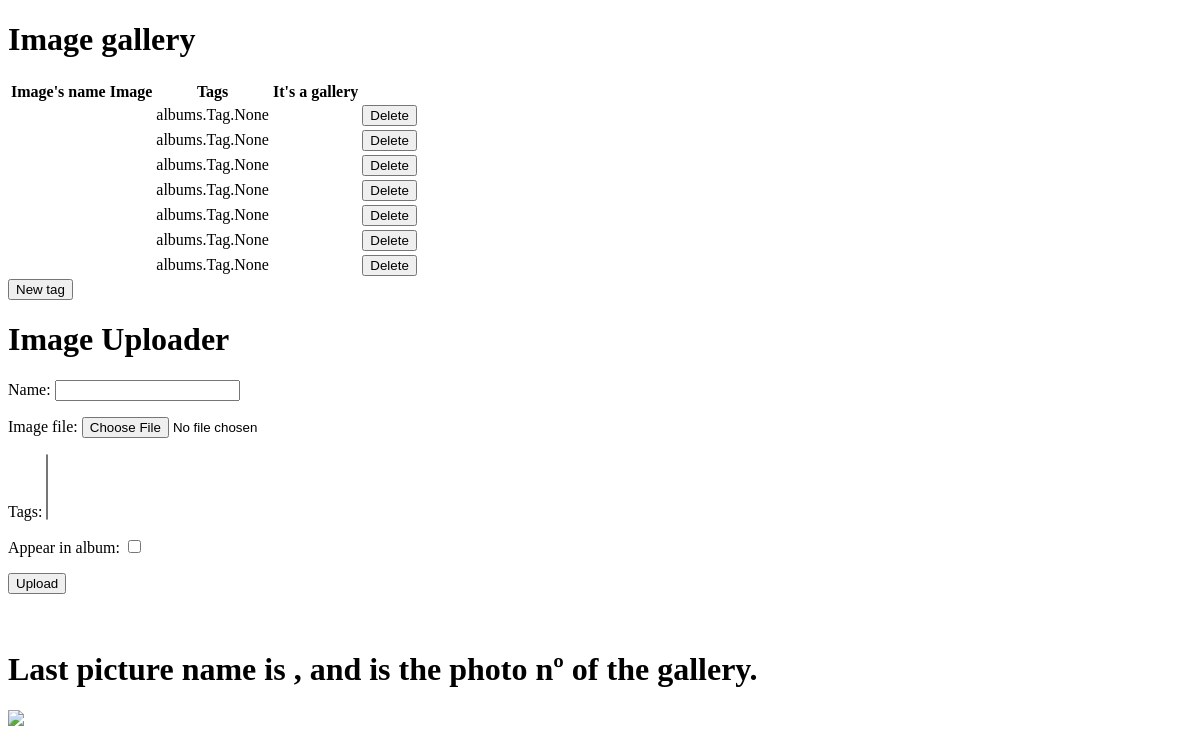
The app's page /albums/imup, older data.
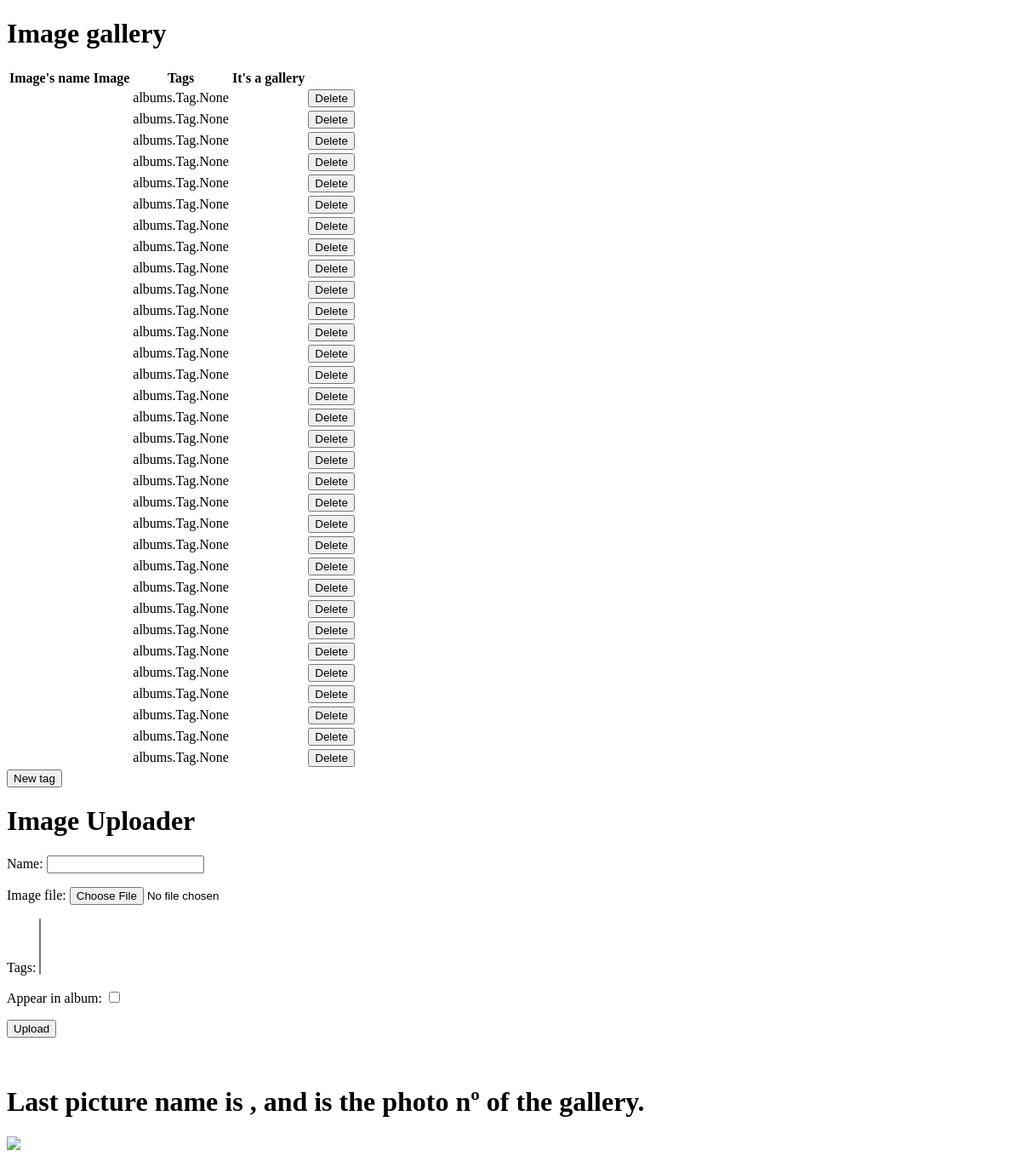
The same page, newer data.
### albums/models.py (models this page shows, shortened)
class Image(models.Model):
    name = models.CharField(max_length=200)
    image_file = models.ImageField(upload_to = 'albums/images/', unique=True)
    tags = models.ManyToManyField(Tag)
    appear_in_album = models.BooleanField(default=False)

### albums/views.py (the view)
# urls.py: path('imup', views.upload_image, name='upload-image'),
def upload_image(request):
    uploaded_images = Image.objects.all()
    if request.method == "POST":
        imageform = UploadImageForm(request.POST or None, request.FILES or None)
        if imageform.is_valid():
            imageform.save()
            messages.success(request, 'Image uploaded succesfully')
            return redirect('/albums/imup')
    else:
        imageform = UploadImageForm()
    context = {
        'imageform': imageform,
        'uploaded_images': uploaded_images,
        }
    return render(request, 'albums/images.html', context)

### albums/forms.py (shortened to what this page needs)
class UploadImageForm(forms.ModelForm):
    class Meta:
        model = Image
        tags = forms.ModelMultipleChoiceField(queryset=Tag.objects.all())
        fields = ['name', 'image_file', 'tags', 'appear_in_album']
    def __init__(self, *args, **kwargs):
        if kwargs.get('instance'):
            initial = kwargs.setdefault('initial', {})
            initial['tags'] = [t.pk for t in kwargs['instance'].tag_set.all()]
        forms.ModelForm.__init__(self, *args, **kwargs)

### albums/templates/albums/images.html (shortened to what this page needs)
{% load static %}
<!DOCTYPE html>
<html lang="en">
<head>
</head>
<body>
    <div id="main">
        <h1>Image gallery</h1>
        {% if uploaded_images %}
            <table id="images">
                <thead>
                    <tr>
                        <th>Image's name</th>
                        <th>Image</th>
                        <th>Tags</th>
                        <th>It's a gallery</th>
                    </tr>
                </thead>
                <tbody>
                    {% for image in uploaded_images %}
                        <tr>
                            <td>{{ image.image_name }}</td>
                            <td>{{ image.image_file }}</td>
                            <td>{{ image.tags }}</td>
                            <td>{{ image.appear_in_almbum }}</td>
                            <td>
                                <button value="{{ image.pk }},{{ image.image_name }}" onclick="tagRem(value)">Delete</button>
                            </td>
                        </tr>
                    {% endfor %}
                </tbody>
            </table>
        {% else %}
            <p>No images uploaded.</p>
        {% endif %}
        <button class="button" onclick="tagForm()">New tag</button>
    </div>
    <h1>Image Uploader</h1>
    <form enctype="multipart/form-data" method="POST" action="">
    {{ imageform.as_p }}
    <input type="submit" value="Upload"/>
    </form>
    <br><br>
    <h1>Last picture name is {{ name }}, and is the photo nº {{ide}} of the gallery.</h1>
    <img src='{{ MEDIA_URL }}{{ imagefile }}'>
    <br><br>
</body>
</html>

Row changes from the older to the newer data that the page shows:
added Image: tags "albums.Tag.None"
added Image: tags "albums.Tag.None"
added Image: tags "albums.Tag.None"
added Image: tags "albums.Tag.None"
added Image: tags "albums.Tag.None"
added Image: tags "albums.Tag.None"
added Image: tags "albums.Tag.None"
added Image: tags "albums.Tag.None"
added Image: tags "albums.Tag.None"
added Image: tags "albums.Tag.None"
added Image: tags "albums.Tag.None"
added Image: tags "albums.Tag.None"
added Image: tags "albums.Tag.None"
added Image: tags "albums.Tag.None"
added Image: tags "albums.Tag.None"
added Image: tags "albums.Tag.None"
added Image: tags "albums.Tag.None"
added Image: tags "albums.Tag.None"
added Image: tags "albums.Tag.None"
added Image: tags "albums.Tag.None"
added Image: tags "albums.Tag.None"
added Image: tags "albums.Tag.None"
added Image: tags "albums.Tag.None"
added Image: tags "albums.Tag.None"
added Image: tags "albums.Tag.None"
